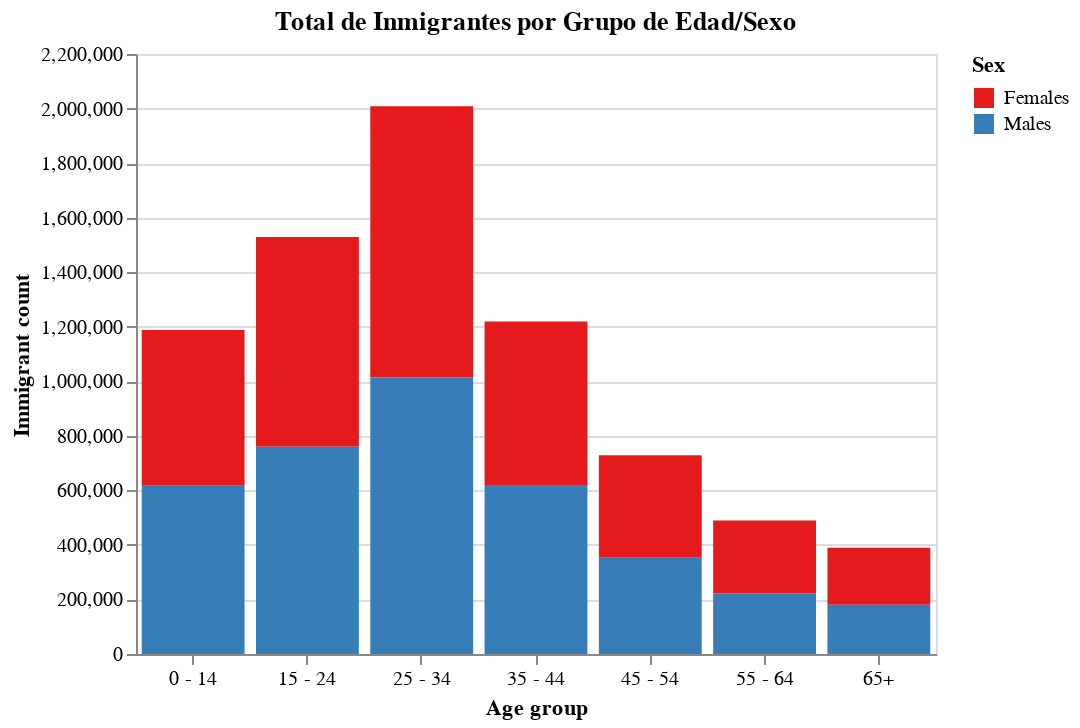

Write notebook code for a chart like this one.
### Code cell
# Agrupar y obtener conteo total por categorías de edad/sexo
totales_cat = totales[(totales["Sex"] != "Both") & (totales["Age group"] != "All")].groupby(["Sex", "Age group"])["Immigrant count"].sum().to_frame().reset_index()

# Cantidad total de inmigrantes por grupo de edad/sexo
alt.Chart(totales_cat, height = 300, width = 400)\
            .mark_bar()\
            .encode(x=alt.X('Age group', axis=alt.Axis(labelAngle=-360)),
                    y="Immigrant count",
                    color = alt.Color('Sex',scale=alt.Scale(scheme="set1")),
                    tooltip=["Sex", "Immigrant count"])\
            .properties(title="Total de Inmigrantes por Grupo de Edad/Sexo")

### Figure 1 — Vega-Lite specification as saved in the notebook (floating-point values rounded to 4 significant figures)
{"config": {"view": {"continuousWidth": 300, "continuousHeight": 300}}, "data": {"name": "data-cece38521d03db9698eaaaa5001fb5dc"}, "mark": {"type": "bar"}, "encoding": {"color": {"field": "Sex", "scale": {"scheme": "set1"}, "type": "nominal"}, "tooltip": [{"field": "Sex", "type": "nominal"}, {"field": "Immigrant count", "type": "quantitative"}], "x": {"axis": {"labelAngle": -360}, "field": "Age group", "type": "nominal"}, "y": {"field": "Immigrant count", "type": "quantitative"}}, "height": 300, "title": "Total de Inmigrantes por Grupo de Edad/Sexo", "width": 400, "$schema": "https://vega.github.io/schema/vega-lite/v5.8.0.json", "datasets": {"data-cece38521d03db9698eaaaa5001fb5dc": [{"Sex": "Females", "Age group": "0 - 14", "Immigrant count": 571492}, {"Sex": "Females", "Age group": "15 - 24", "Immigrant count": 769569}, {"Sex": "Females", "Age group": "25 - 34", "Immigrant count": 994090}, {"Sex": "Females", "Age group": "35 - 44", "Immigrant count": 599685}, {"Sex": "Females", "Age group": "45 - 54", "Immigrant count": 375778}, {"Sex": "Females", "Age group": "55 - 64", "Immigrant count": 266669}, {"Sex": "Females", "Age group": "65+", "Immigrant count": 209104}, {"Sex": "Males", "Age group": "0 - 14", "Immigrant count": 616558}, {"Sex": "Males", "Age group": "15 - 24", "Immigrant count": 759792}, {"Sex": "Males", "Age group": "25 - 34", "Immigrant count": 1014283}, {"Sex": "Males", "Age group": "35 - 44", "Immigrant count": 619588}, {"Sex": "Males", "Age group": "45 - 54", "Immigrant count": 353226}, {"Sex": "Males", "Age group": "55 - 64", "Immigrant count": 222800}, {"Sex": "Males", "Age group": "65+", "Immigrant count": 180554}]}}
